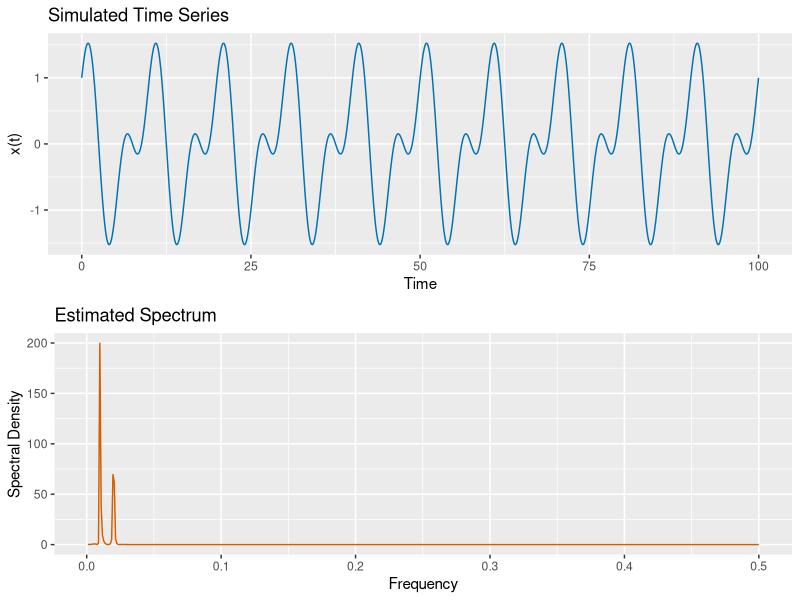

This figure's R source:
## =====================================================
## 1. Prepare environment & (optionally) set working directory
## =====================================================
library(ggplot2)
library(ggpubr)

if (requireNamespace("rstudioapi", quietly = TRUE) && rstudioapi::isAvailable()) {
  setwd(dirname(rstudioapi::getActiveDocumentContext()$path))
}

## =====================================================
## 2. Simulate a simple sinusoidal time series
## =====================================================
t <- seq(0, 100, by = 0.1)

x <- cos(2 * pi * t / 10) +      # 10-period cosine component
  0.75 * sin(2 * pi * t / 5)  # 5-period sine component

ts_df <- data.frame(
  Time = t,
  Value = x
)

## =====================================================
## 3. Compute the spectrum (periodogram) without plotting
## =====================================================
sp <- spectrum(x, plot = FALSE)   # use base 'spectrum' but suppress plot

spec_df <- data.frame(
  Frequency = sp$freq,
  Spectrum  = sp$spec
)

## =====================================================
## 4. Build ggplot2 time-series and spectrum plots
## =====================================================
p_ts <- ggplot(ts_df, aes(x = Time, y = Value)) +
  geom_line(color = "#0072B2") +
  labs(
       title = "Simulated Time Series",
       x     = "Time",
       y     = "x(t)"
  )  

p_spec <- ggplot(spec_df, aes(x = Frequency, y = Spectrum)) +
  geom_line(color = "#D55E00") +
  labs(
    title = "Estimated Spectrum",
    x     = "Frequency",
    y     = "Spectral Density"
  )  

## =====================================================
## 5. Arrange the two panels and save as a single PNG
## =====================================================
p_both <- ggpubr::ggarrange(
  p_ts, p_spec,
  ncol = 1, nrow = 2
)

ggsave(filename = "spectral.png", plot = p_both, width = 6, height = 4, dpi = 300)
